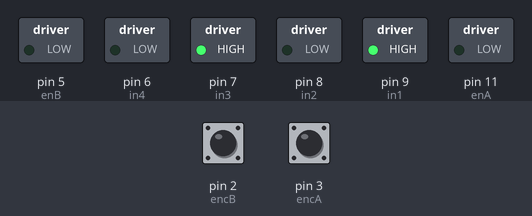
This sketch was run on a simulated Arduino Uno, built with avr-gcc and run on an emulated ATmega328P. On the bench: switched loads named in the sketch (green lamp = pin HIGH). Inputs (shaded band) come from the test bench; at power-on: pin 2 (encB) HIGH, pin 3 (encA) HIGH.

Above: at 0.1 s.
Timing chart, 0 to 1.6 s (numbered marks = the images above):
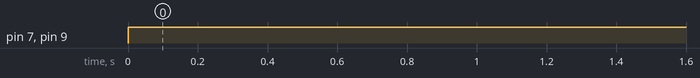

The sketch:

pid_test.ino
```cpp
#include <AutoPID.h>
#include "TimerOne.h"

// L298N motor driver control pins
const byte enA = 11;
const byte in1 = 9;
const byte in2 = 8;
const byte in3 = 7;
const byte in4 = 6;
const byte enB = 5;

// Variables for speed encoders
const byte encA = 3;
const byte encB = 2;
const float disk_slots = 20.0f;
const float wheel_diameter = 66.0f;
const float interval_secs = .1f;
volatile int counter_A = 0;
volatile int counter_B = 0;
float rpm_A = 0.0f, rpm_B = 0.0f;

// Variables for byte to rpm mapping
const float min_byte = 70, max_byte = 255;
const float min_rpm = 100, max_rpm = 250;

byte left_speed, right_speed;
bool speed_received = false;

// Variables for PID control
const double KP = .01, KI = .4, KD = 1;
double input_A, output_A, target_A = 0;
double input_B, output_B, target_B = 0;
AutoPID pid_A(&input_A, &target_A, &output_A, 0, 255, KP, KI, KD);
AutoPID pid_B(&input_B, &target_B, &output_B, 0, 255, KP, KI, KD);

// Ultrasonic Sensor Pins (3-wire mode)
const byte uss_left = 12;
const byte uss_mid = 10;
const byte uss_right = 4;

// Minimum distance for collision in centimeters
const byte threshold = 15;

void ISR_count_A() {
  counter_A++;
}

void ISR_count_B() {
  counter_B++;
}

void ISR_timerone()
{
  Timer1.detachInterrupt();
  rpm_A = (counter_A / disk_slots) / interval_secs * 60.0f;
  counter_A = 0;
  rpm_B = (counter_B / disk_slots) / interval_secs * 60.0f;
  counter_B = 0;
  //print_RPMs();
  input_A = (double) rpm_A;
  input_B = (double) rpm_B;
  // print_PID_values();
  Timer1.attachInterrupt( ISR_timerone );
}

void setup() {
  // Define pin modes
  pinMode(enA, OUTPUT);
  pinMode(enB, OUTPUT);
  pinMode(in1, OUTPUT);
  pinMode(in2, OUTPUT);
  pinMode(in3, OUTPUT);
  pinMode(in4, OUTPUT);

  // Initialize Serial for printing results
  Serial.begin(9600);
  // Ensure Serial is ready
  while (! Serial);

  Timer1.initialize(interval_secs * 1000000.0f); // set timer for 1sec
  attachInterrupt(digitalPinToInterrupt (encA), ISR_count_A, RISING);
  attachInterrupt(digitalPinToInterrupt (encB), ISR_count_B, RISING);
  Timer1.attachInterrupt( ISR_timerone );

  pid_A.setTimeStep(100);
  pid_B.setTimeStep(100);
}

void loop() {
  // Check if any of the distances from the 3 ultrasonic sensors were below the threshold.
  /*if (getUltrasonicDistance(uss_mid) < threshold ||
      getUltrasonicDistance(uss_left) < threshold ||
      getUltrasonicDistance(uss_right) < threshold){
    stop_and_wait(5000);
    return;
    }*/


  if (Serial.available() == 2){
    target_A = get_rpm_from_byte(Serial.read());
    target_B = get_rpm_from_byte(Serial.read());
    //Serial.println("-----------Received-----------");
    print_targets();
    print_RPMs();
  }

  pid_A.run();
  pid_B.run();

  if (target_A == 0 and target_B == 0){
    stop_and_wait(100);
  }
  else{

    left_speed = (byte) output_A;
    right_speed = (byte) output_B;
    //print_speeds();
    //print_targets();
    //print_RPMs();

    setLeftSpeed(left_speed);
    setRightSpeed(right_speed);

    delay(100);
  }
}

double get_rpm_from_byte(byte num){
  if (num < min_byte)
    return 0.0;
  return (num - min_byte) / (max_byte - min_byte) * (max_rpm - min_rpm) + min_rpm;
}

void stop_and_wait(int millisecs) {
  setLeftSpeed(0);
  setRightSpeed(0);
  delay(millisecs);
}

void setLeftSpeed(byte num) {
  analogWrite(enB, num);
  digitalWrite(in3, HIGH);
  digitalWrite(in4, LOW);
}

void setRightSpeed(byte num) {
  analogWrite(enA, num);
  digitalWrite(in1, HIGH);
  digitalWrite(in2, LOW);
}

// Calculate distance from ultrasonic sensor readings
int getUltrasonicDistance(int pin) {
  pinMode(pin, OUTPUT);
  digitalWrite(pin, HIGH);
  delay(20);
  digitalWrite(pin, LOW);
  pinMode(pin, INPUT);
  int result = pulseIn(pin, HIGH, (unsigned long)60000) / 29 / 2;
  // Serial.println(result);
  return result;
}

void print_RPMs() {
  Serial.print("M1: ");
  Serial.print(rpm_A);
  Serial.print(", M2: ");
  Serial.println(rpm_B);
}

void print_PID_values(){
  Serial.print("A Input: ");
  Serial.print(input_A);
  Serial.print(", Output: ");
  Serial.print(output_A);
  Serial.print(", Target: ");
  Serial.println(target_A);
}

void print_speeds(){
  Serial.print("L: ");
  Serial.print(left_speed);
  Serial.print(", R: ");
  Serial.println(right_speed);
}

void print_targets(){
  Serial.print("t1: ");
  Serial.print(target_A);
  Serial.print(", t2: ");
  Serial.println(target_B);
}
```

Measured:
- by itself, pin 7 (in3), pin 9 (in1): LOW → HIGH at 0.00 s
